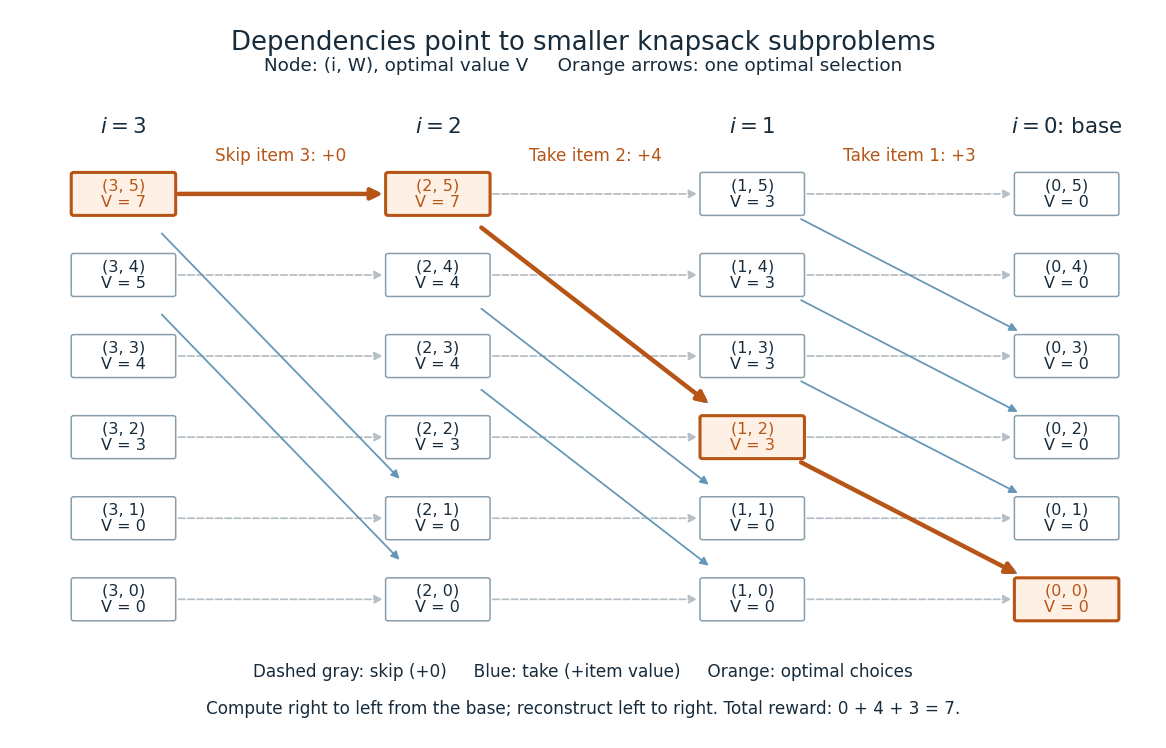

Write the Python code that produced this figure.
"""Draw knapsack dependencies in cwd; Python 3.14.4 and Matplotlib.

Subset enumeration and dependency checks use only the standard library.
Output: dynamic-programming-state-dag.png, normally in _media via Make.
"""

from itertools import product
from pathlib import Path

import matplotlib

matplotlib.use("Agg")
import matplotlib.pyplot as plt
from matplotlib.patches import FancyArrowPatch, FancyBboxPatch


WEIGHTS = (2, 3, 4)
VALUES = (3, 4, 5)
CAPACITY = 5
ORANGE = "#b75516"
BLUE = "#6496b8"
INK = "#172b3b"


def example():
    rows = [[0] * (CAPACITY + 1)]
    edges = []
    for i, (weight, value) in enumerate(zip(WEIGHTS, VALUES), start=1):
        previous = rows[-1]
        row = []
        for w in range(CAPACITY + 1):
            skip = previous[w]
            edges.append(((i, w), (i - 1, w), 0, "skip"))
            if w >= weight:
                take = value + previous[w - weight]
                edges.append(((i, w), (i - 1, w - weight), value, "take"))
                row.append(max(skip, take))
            else:
                row.append(skip)
        rows.append(row)
    path = []
    i, w = len(WEIGHTS), CAPACITY
    while i:
        if rows[i][w] == rows[i - 1][w]:
            next_state, reward, action = (i - 1, w), 0, "skip"
        else:
            next_state = (i - 1, w - WEIGHTS[i - 1])
            reward, action = VALUES[i - 1], "take"
        path.append(((i, w), next_state, reward, action))
        i, w = next_state
    return rows, edges, path


def check_example(rows, edges, path):
    for i, row in enumerate(rows):
        for w, value in enumerate(row):
            feasible = [bits for bits in product((0, 1), repeat=i)
                        if sum(b * weight for b, weight in zip(bits, WEIGHTS[:i])) <= w]
            assert value == max(sum(b * v for b, v in zip(bits, VALUES[:i]))
                                for bits in feasible)
            if i:
                dependencies = [edge for edge in edges if edge[0] == (i, w)]
                assert value == max(reward + rows[j][capacity]
                                    for _, (j, capacity), reward, _ in dependencies)
    assert len(edges) == 18 + 4 + 3 + 2 == 27
    assert all(start[0] == end[0] + 1 and end[1] >= 0 for start, end, _, _ in edges)
    assert path == [((3, 5), (2, 5), 0, "skip"),
                    ((2, 5), (1, 2), 4, "take"),
                    ((1, 2), (0, 0), 3, "take")]
    assert all(edge in edges for edge in path)
    assert sum(reward for _, _, reward, _ in path) == rows[3][5] == 7
    assert sum(start[1] - end[1] for start, end, _, _ in path) == 5
    assert all(rows[i][w] == reward + rows[j][capacity]
               for (i, w), (j, capacity), reward, _ in path)
    print("Verified 24 values by subset enumeration; 27 acyclic dependencies;")
    print("reconstructed (3,5) -> (2,5) -> (1,2) -> (0,0), weight 5, reward 7.")


def coordinates(state):
    i, w = state
    return (3 - i) * 3.1, w


def draw_edge(ax, edge, selected=False):
    start, end, _, action = edge
    ax.add_patch(FancyArrowPatch(coordinates(start), coordinates(end),
                                 arrowstyle="-|>", mutation_scale=15 if selected else 11,
                                 shrinkA=36, shrinkB=36,
                                 color=ORANGE if selected else (BLUE if action == "take" else "#b6bfc5"),
                                 linewidth=2.9 if selected else 1.15,
                                 linestyle="solid" if selected or action == "take" else "dashed",
                                 zorder=3 if selected else 1))


def main():
    rows, edges, path = example()
    check_example(rows, edges, path)
    plt.rcParams.update({"font.size": 12, "text.color": INK})
    fig, ax = plt.subplots(figsize=(10.6, 6.8), dpi=110, facecolor="white")
    fig.subplots_adjust(left=0.045, right=0.98, top=0.86, bottom=0.15)
    fig.suptitle("Dependencies point to smaller knapsack subproblems", fontsize=17, y=0.96)
    fig.text(0.5, 0.905, "Node: (i, W), optimal value V     Orange arrows: one optimal selection",
             ha="center", fontsize=12)
    for edge in edges:
        draw_edge(ax, edge)
    for edge in path:
        draw_edge(ax, edge, selected=True)
    path_nodes = {state for edge in path for state in edge[:2]}
    for i in range(4):
        x, _ = coordinates((i, 0))
        ax.text(x, 5.75, rf"$i={i}$" if i else r"$i=0$: base", ha="center", fontsize=14)
        for w in range(CAPACITY + 1):
            x, y = coordinates((i, w))
            selected = (i, w) in path_nodes
            ax.add_patch(FancyBboxPatch((x - 0.49, y - 0.24), 0.98, 0.48,
                                        boxstyle="round,pad=0.025", zorder=4,
                                        facecolor="#fff0e5" if selected else "white",
                                        edgecolor=ORANGE if selected else "#899eac",
                                        linewidth=2 if selected else 1))
            ax.text(x, y, f"({i}, {w})\nV = {rows[i][w]}", ha="center", va="center",
                    fontsize=10.5, linespacing=1.1, color=ORANGE if selected else INK, zorder=5)
    for i, label in ((3, "Skip item 3: +0"), (2, "Take item 2: +4"), (1, "Take item 1: +3")):
        x, _ = coordinates((i, 0))
        ax.text(x + 1.55, 5.40, label, ha="center", color=ORANGE, fontsize=11)
    ax.set(xlim=(-0.7, 10.05), ylim=(-0.45, 6.10))
    ax.axis("off")
    fig.text(0.5, 0.095, "Dashed gray: skip (+0)     Blue: take (+item value)     Orange: optimal choices",
             ha="center", fontsize=11)
    fig.text(0.5, 0.045, "Compute right to left from the base; reconstruct left to right. Total reward: 0 + 4 + 3 = 7.",
             ha="center", fontsize=11)
    output = Path.cwd() / Path(__file__).with_suffix(".png").name
    fig.savefig(output, facecolor="white", transparent=False)
    plt.close(fig)
    print(f"Wrote {output.name}: 1166 x 748 pixels, opaque white background.")


if __name__ == "__main__":
    main()
